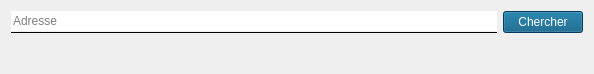
<?xml version="1.0" encoding="UTF-8"?>
<ui version="4.0">
 <class>AddressFinder</class>
 <widget class="QWidget" name="AddressFinder">
  <property name="geometry">
   <rect>
    <x>0</x>
    <y>0</y>
    <width>594</width>
    <height>74</height>
   </rect>
  </property>
  <property name="maximumSize">
   <size>
    <width>16777215</width>
    <height>74</height>
   </size>
  </property>
  <property name="windowTitle">
   <string>Form</string>
  </property>
  <layout class="QVBoxLayout" name="verticalLayout_2">
   <item>
    <layout class="QHBoxLayout" name="horizontalLayout">
     <item>
      <layout class="QVBoxLayout" name="verticalLayout">
       <property name="spacing">
        <number>0</number>
       </property>
       <item>
        <widget class="QLineEdit" name="adresse">
         <property name="frame">
          <bool>false</bool>
         </property>
         <property name="placeholderText">
          <string>Adresse</string>
         </property>
        </widget>
       </item>
       <item>
        <widget class="Line" name="line">
         <property name="frameShadow">
          <enum>QFrame::Plain</enum>
         </property>
         <property name="orientation">
          <enum>Qt::Horizontal</enum>
         </property>
        </widget>
       </item>
      </layout>
     </item>
     <item>
      <widget class="QPushButton" name="chercherBtn">
       <property name="styleSheet">
        <string notr="true">background-color: rgb(0, 85, 127);
color: rgb(255, 255, 255);</string>
       </property>
       <property name="text">
        <string>Chercher</string>
       </property>
       <property name="flat">
        <bool>false</bool>
       </property>
      </widget>
     </item>
    </layout>
   </item>
   <item>
    <widget class="QLabel" name="resultatRech">
     <property name="styleSheet">
      <string notr="true">color: rgb(1, 103, 255);</string>
     </property>
     <property name="text">
      <string/>
     </property>
    </widget>
   </item>
   <item>
    <spacer name="verticalSpacer">
     <property name="orientation">
      <enum>Qt::Vertical</enum>
     </property>
     <property name="sizeHint" stdset="0">
      <size>
       <width>20</width>
       <height>40</height>
      </size>
     </property>
    </spacer>
   </item>
  </layout>
 </widget>
 <resources/>
 <connections>
  <connection>
   <sender>adresse</sender>
   <signal>returnPressed()</signal>
   <receiver>AddressFinder</receiver>
   <slot>chercherIsClicked()</slot>
   <hints>
    <hint type="sourcelabel">
     <x>196</x>
     <y>24</y>
    </hint>
    <hint type="destinationlabel">
     <x>136</x>
     <y>4</y>
    </hint>
   </hints>
  </connection>
  <connection>
   <sender>chercherBtn</sender>
   <signal>clicked()</signal>
   <receiver>AddressFinder</receiver>
   <slot>chercherIsClicked()</slot>
   <hints>
    <hint type="sourcelabel">
     <x>546</x>
     <y>22</y>
    </hint>
    <hint type="destinationlabel">
     <x>513</x>
     <y>3</y>
    </hint>
   </hints>
  </connection>
 </connections>
 <slots>
  <slot>chercherIsClicked()</slot>
 </slots>
</ui>
